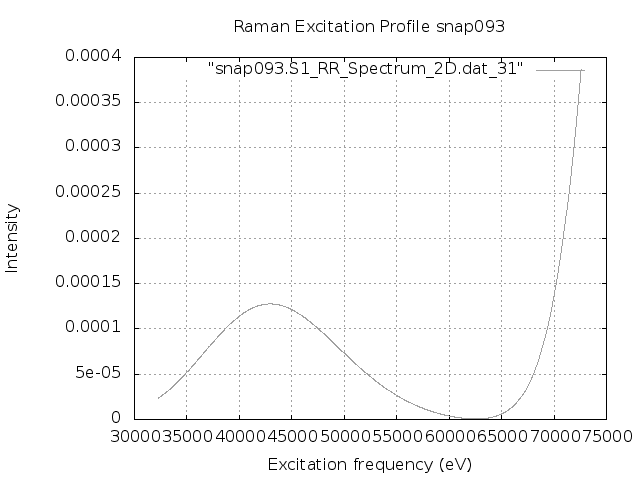

Generate this figure with gnuplot:
set terminal png
set output "snap093.S1.REP_frozen.png"
set xlabel 'Excitation frequency (eV)'
set ylabel 'Intensity'
set title "Raman Excitation Profile snap093"
set grid
set autoscale
plot "snap093.S1_RR_Spectrum_2D.dat_31" with lines lc "blue"
exit
